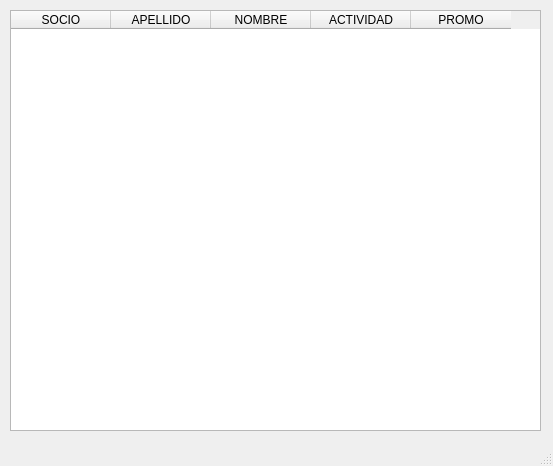
<?xml version="1.0" encoding="UTF-8"?>
<ui version="4.0">
 <class>MainWindow</class>
 <widget class="QMainWindow" name="MainWindow">
  <property name="geometry">
   <rect>
    <x>0</x>
    <y>0</y>
    <width>553</width>
    <height>466</height>
   </rect>
  </property>
  <property name="minimumSize">
   <size>
    <width>553</width>
    <height>466</height>
   </size>
  </property>
  <property name="maximumSize">
   <size>
    <width>553</width>
    <height>466</height>
   </size>
  </property>
  <property name="windowTitle">
   <string>Registro de Asistencias</string>
  </property>
  <widget class="QWidget" name="centralwidget">
   <widget class="QTableWidget" name="tableWidgetConAsistencia">
    <property name="geometry">
     <rect>
      <x>10</x>
      <y>10</y>
      <width>531</width>
      <height>421</height>
     </rect>
    </property>
    <column>
     <property name="text">
      <string>SOCIO</string>
     </property>
    </column>
    <column>
     <property name="text">
      <string>APELLIDO</string>
     </property>
    </column>
    <column>
     <property name="text">
      <string>NOMBRE</string>
     </property>
    </column>
    <column>
     <property name="text">
      <string>ACTIVIDAD</string>
     </property>
    </column>
    <column>
     <property name="text">
      <string>PROMO</string>
     </property>
    </column>
   </widget>
  </widget>
  <widget class="QStatusBar" name="statusbar"/>
 </widget>
 <resources/>
 <connections/>
</ui>
